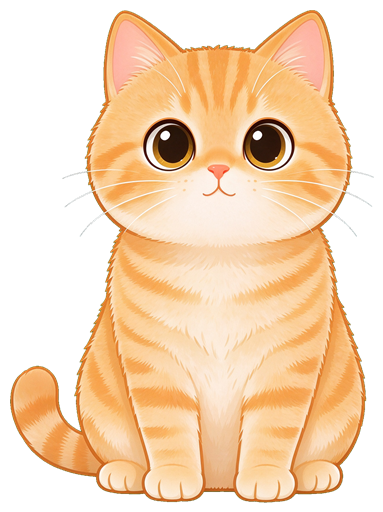
#> input picture src/桌面分身/faces_cut4/face_0.png, 383 x 512 px, found by its file name; its folder holds only this picture in this run
$ python vis_alpha.py
#> lines starting #> are read from the running program, lines starting #| are printed output that depends on the picture
# -*- coding: utf-8 -*-
"""把 alpha 通道可视化：透明区涂亮绿，其余保持原样，用来看白底到底在不在图里。"""
from PIL import Image

for i in [0, 2, 11]:
    p = r"E:\Daodao\src\桌面分身\faces_cut4\face_%d.png" % i
    im = Image.open(p).convert("RGBA")
#> im is the input picture: PIL image 383x512 RGBA; mean R, G, B, A 149.6, 119.5, 87.3, 157.5
    w, h = im.size
#> w = 383; h = 512
    out = Image.new("RGB", (w, h), (0, 255, 0))
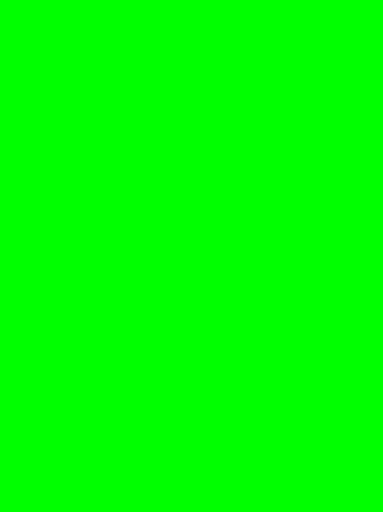
#> out: PIL image 383x512 RGB; mean R, G, B 0, 255, 0
    px = im.load()
    op = out.load()
    for y in range(h):
        for x in range(w):
            r, g, b, a = px[x, y]
            if a >= 200:
                op[x, y] = (r, g, b)
            elif a > 0:
                op[x, y] = (255, 140, 0)   # 半透明涂橙
            # a==0 保留绿
    out.save(r"E:\Daodao\_vis_%d.png" % i, "PNG")
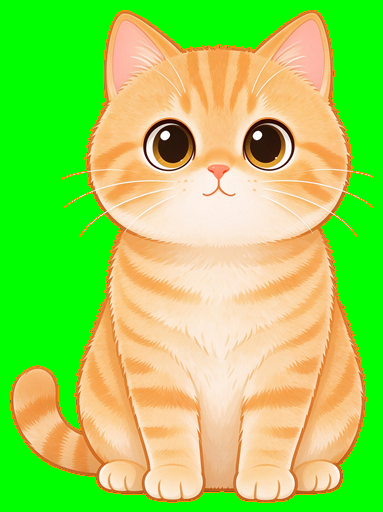
#> saved as _vis_0.png: PIL image 383x512 RGB; mean R, G, B 151.1, 215.4, 86.7
    print("OK", i, im.size)
#| OK 0 (383, 512)
#> (the run stopped early here; a loop or call above may not have finished)
